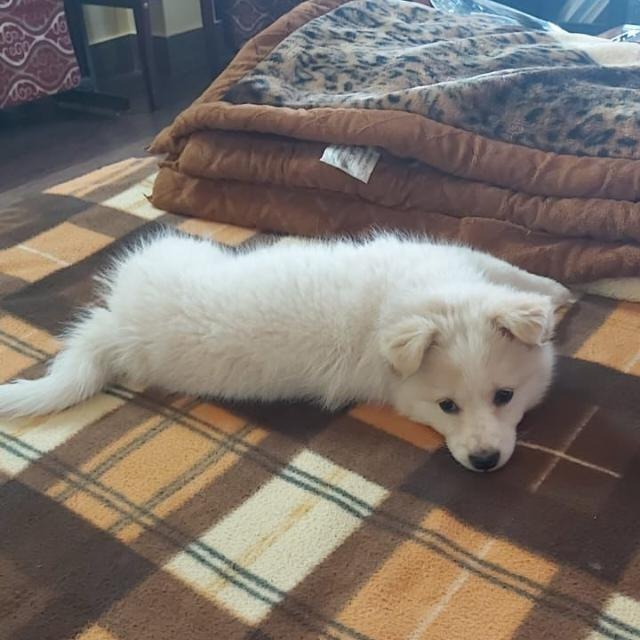
#> input picture Luxie.jpeg, 640 x 640 px
$ jupyter execute 'Cartoonized Image.ipynb'
#> lines starting #> are read from the running program, lines starting #| are printed output that depends on the picture; after the words box and inside, x2 and y2 are one past the last pixel; in counts of white or black regions, pixels touching at a corner belong together
[cell 1]
import cv2
import numpy as np
import matplotlib.pyplot as plt

# Load the image

[cell 2]
def show(image):
    plt.figure(figsize=(13,16))
    plt.imshow(image)
    plt.show()

[cell 3]
img = cv2.imread('Luxie.jpeg')
#> img is the input picture: shape (640, 640, 3); mean B, G, R 108.6, 116.1, 125.6
img = cv2.cvtColor(img, cv2.COLOR_BGR2RGB) # Convert the image from bgr to rgb
org_img = np.copy(img)

show(img)

Adaptive thresholding is a form of image thresholding technique in which rather than specifying the threshold value manually or using any restrictions, the threshold value is adjusted and selected automatically according to the image pixels and layout for converting the image pixels to grayscale or a binary image.

[cell 4]
# Create Edge Mask
def edge_mask(img, line_size, blur_value):
    """
    Input - Input Image
    Output - Edges Of Images"""
#> called with line_size = 7, blur_value = 5
    gray = cv2.cvtColor(img ,cv2.COLOR_BGR2GRAY)
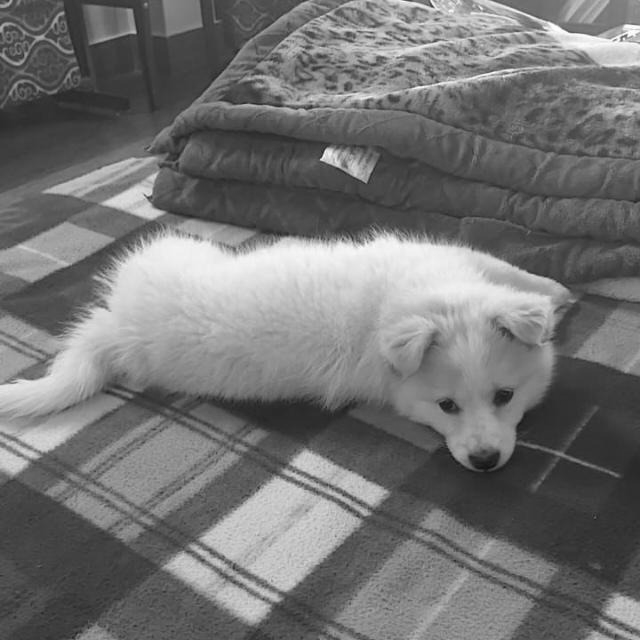
#> gray: shape (640, 640); min 15, max 254, mean 115
    gray_blur = cv2.medianBlur(gray, blur_value)

    edges= cv2.adaptiveThreshold(gray_blur, 255, cv2.ADAPTIVE_THRESH_MEAN_C,
                                cv2.THRESH_BINARY, line_size, blur_value)
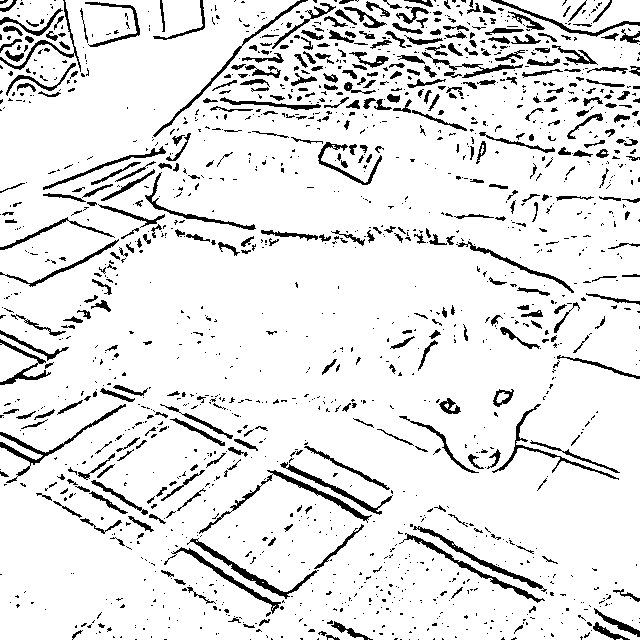
#> edges: shape (640, 640); 89.9% white; 1578 black regions (1180 under 20 px), largest, box (x1, y1, x2, y2) and area: (199, 470, 372, 534) 824, (0, 404, 126, 483) 784, (187, 538, 319, 599) 736
    return edges

[cell 5]
line_size, blur_value = 7,5
edges = edge_mask(img, line_size, blur_value)
plt.figure(figsize=(13,16))
plt.imshow(edges, cmap= 'gray')
plt.show()

# Reduce the Color Palette
Reducing the number of color the we are using here.

[cell 6]
def color_quantization(img, k):

    # Transform the image
#> called with k = 8
    data = np.float32(img).reshape((-1,3))

    # Determine the Criteria
    criteria = (cv2.TERM_CRITERIA_EPS+ cv2.TERM_CRITERIA_MAX_ITER, 20, 0.001)

    ## Implementing K-Means
    ret, label, center = cv2.kmeans(data, k, None, criteria, 10, cv2.KMEANS_RANDOM_CENTERS)
#> ret = 185073894.2; center = [[101.6, 83.48, 76.65], [190, 191.2, 178.1], [66.3, 59.19, 61.8], [186.9, 149.3, 106.3], [214.2, 225.5, 226.3], [134.2, 117.6, 103.2], [154.3, 151.9, 144.1], [92.54, 106.4, 121.1]]
    center = np.uint8(center)
#> center = [[101, 83, 76], [189, 191, 178], [66, 59, 61], [186, 149, 106], [214, 225, 226], [134, 117, 103], [154, 151, 144], [92, 106, 121]]

    result = center[label.flatten()]
    result = result.reshape(img.shape)
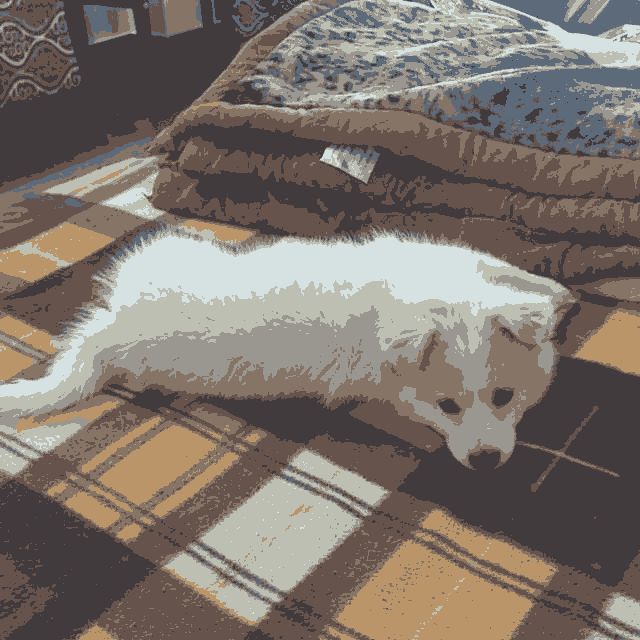
#> result: shape (640, 640, 3); mean R, G, B 125.2, 115.7, 108.2

    return result

[cell 7]
img = color_quantization(img, k=8)
show(img)

[cell 8]
# Reduce The Noise
# Bilateral Filter is edge perserving denoising fliter

blurred = cv2.bilateralFilter(img, d =4, sigmaColor= 200, sigmaSpace = 200)

show(blurred)

# Combine Edge Mask With The Quantizing

[cell 9]
def cartoon():

    c = cv2.bitwise_and(blurred, blurred, mask=edges)
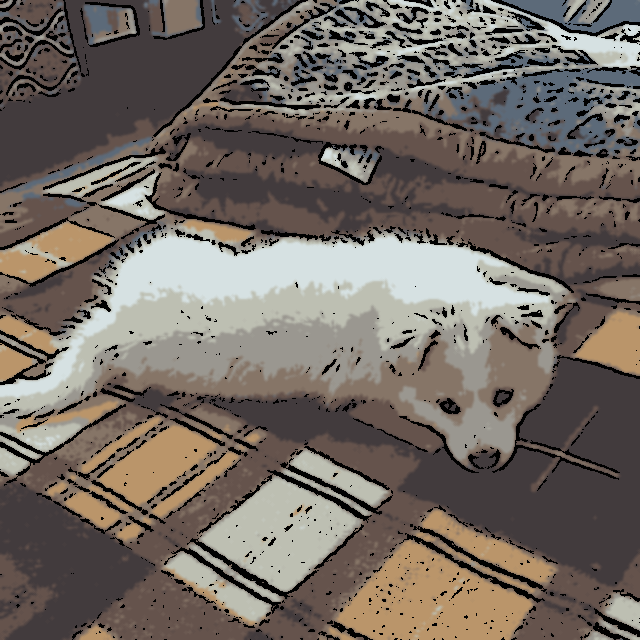
#> c: shape (640, 640, 3); mean R, G, B 114, 105.4, 98.2
    plt.figure(figsize=(13,16))
    plt.imshow(c)
    plt.title('Cartoonified Image')
    plt.show()

    plt.figure(figsize=(13,16))
    plt.imshow(org_img)
    plt.title('Original Image')
    plt.show()
